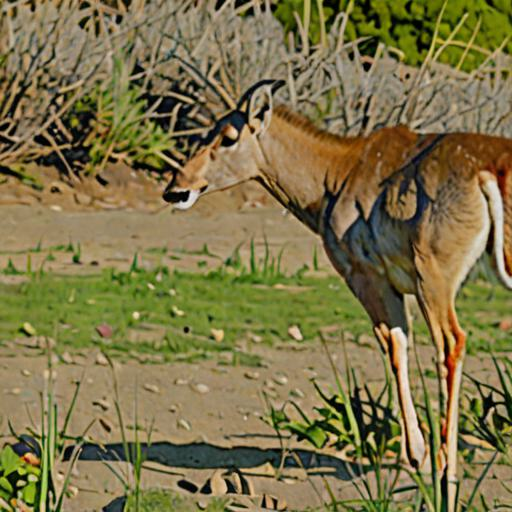
#> input picture version4_CCP/runs/full_v2/intra-subject_cogcappro_EEGProjectLayer_multimodal_cogcap_list_ViT-H-14/sub-01_seed0/generated_image/all/antelope_01b.jpg, 512 x 512 px
$ python make_task2_qualitative_grid.py --real-root ../../version4_CCP/runs/full_v2/intra-subject_cogcappro_EEGProjectLayer_multimodal_cogcap_list_ViT-H-14/sub-01_seed0/generated_image/all --fake-root ../../version4_CCP/runs/full_v2/intra-subject_cogcappro_EEGProjectLayer_multimodal_cogcap_list_ViT-H-14/sub-01_seed0/generated_image/all --output out.png
#> lines starting #> are read from the running program, lines starting #| are printed output that depends on the picture
import argparse
import math
from pathlib import Path

from PIL import Image, ImageOps


def parse_args():
    parser = argparse.ArgumentParser(description="Create a simple qualitative grid for task2 outputs.")
    parser.add_argument("--real-root", type=Path, required=True)
    parser.add_argument("--fake-root", type=Path, required=True)
    parser.add_argument("--output", type=Path, required=True)
    parser.add_argument("--count", type=int, default=12)
    parser.add_argument("--columns", type=int, default=4)
    parser.add_argument("--image-size", type=int, default=256)
    parser.add_argument("--padding", type=int, default=12)
    return parser.parse_args()


def main():
    args = parse_args()
    fake_paths = sorted(path for path in args.fake_root.iterdir() if path.is_file())[: args.count]
    if not fake_paths:
        raise FileNotFoundError(f"No generated images found under {args.fake_root}")

    pairs = []
    for fake_path in fake_paths:
        real_path = args.real_root / fake_path.name
        if not real_path.exists():
            continue
        real_img = Image.open(real_path).convert("RGB").resize((args.image_size, args.image_size), Image.BILINEAR)
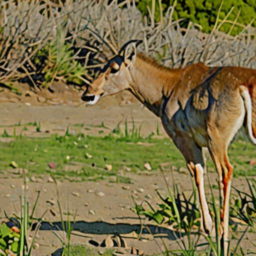
#> real_img: PIL image 256x256 RGB; mean R, G, B 125.4, 114.8, 71.7
        fake_img = Image.open(fake_path).convert("RGB").resize((args.image_size, args.image_size), Image.BILINEAR)
        tile = Image.new("RGB", (args.image_size * 2, args.image_size), "white")
#> tile: PIL image 512x256 RGB; every value is 255
        tile.paste(real_img, (0, 0))
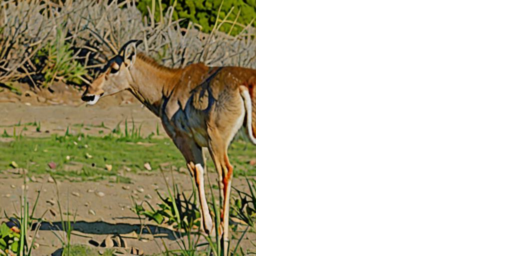
#> tile: PIL image 512x256 RGB; mean R, G, B 190.2, 184.9, 163.4
        tile.paste(fake_img, (args.image_size, 0))
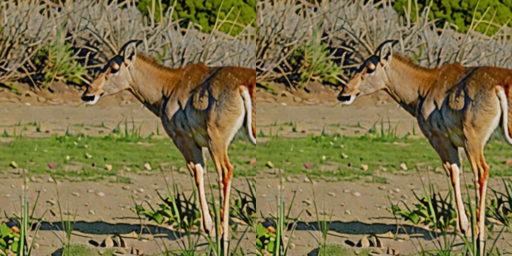
#> tile: PIL image 512x256 RGB; mean R, G, B 125.4, 114.8, 71.7
        pairs.append(ImageOps.expand(tile, border=1, fill="black"))
#> pass 2 of the loop in main, `for fake_path in fake_paths:`:
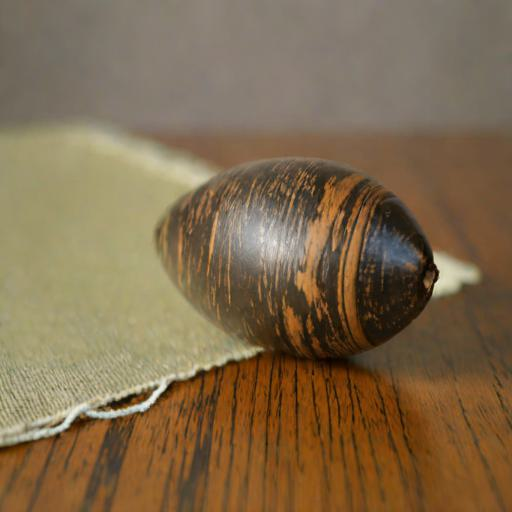
#> input picture version4_CCP/runs/full_v2/intra-subject_cogcappro_EEGProjectLayer_multimodal_cogcap_list_ViT-H-14/sub-01_seed0/generated_image/all/banana_09s.jpg, 512 x 512 px
#> in main, `tile.paste(real_img, (0, 0))`:
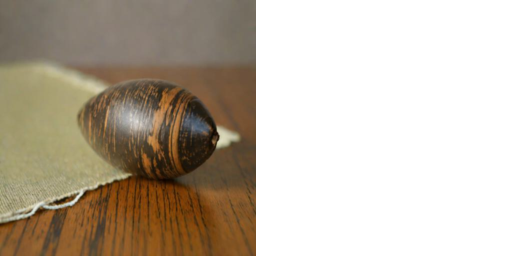
#> tile: PIL image 512x256 RGB; mean R, G, B 191.6, 180.9, 166.3
#> in main, `tile.paste(fake_img, (args.image_size, 0))`:
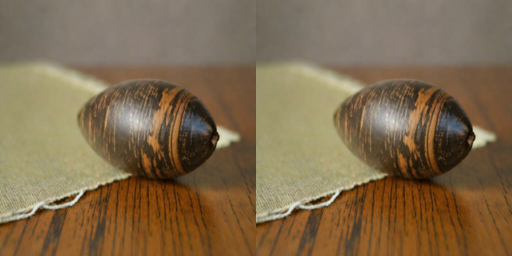
#> tile: PIL image 512x256 RGB; mean R, G, B 128.2, 106.8, 77.5

    columns = max(1, args.columns)
    rows = math.ceil(len(pairs) / columns)
#> rows = 1
    tile_w, tile_h = pairs[0].size
#> tile_w = 514; tile_h = 258
    canvas = Image.new(
        "RGB",
        (
            columns * tile_w + (columns + 1) * args.padding,
            rows * tile_h + (rows + 1) * args.padding,
        ),
        "white",
    )
#> canvas: PIL image 2116x282 RGB; every value is 255

    for idx, tile in enumerate(pairs):
        row = idx // columns
        col = idx % columns
        x = args.padding + col * (tile_w + args.padding)
        y = args.padding + row * (tile_h + args.padding)
        canvas.paste(tile, (x, y))
#> this loop made 2 passes
#> (row, col, x, y) on passes 1 to 2: (0, 0, 12, 12), (0, 1, 538, 12)
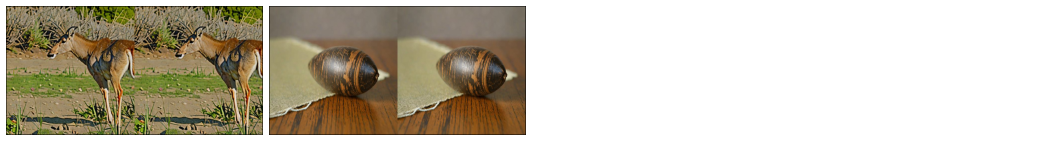
#> canvas: PIL image 2116x282 RGB (shown at 1/2 size); mean R, G, B 197.4, 190.3, 174.4

    args.output.parent.mkdir(parents=True, exist_ok=True)
    canvas.save(args.output)
    print(f"Saved qualitative grid to {args.output}")


if __name__ == "__main__":
    main()
